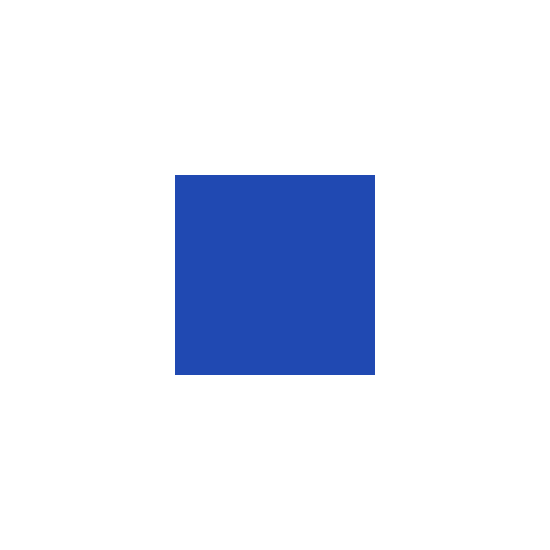
Frame 1 (no input)
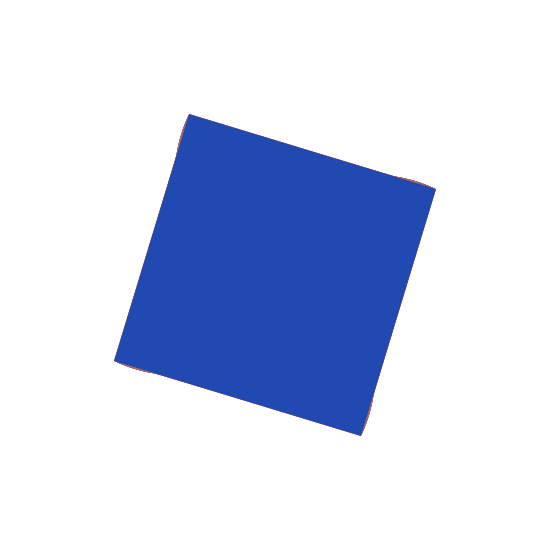
Frame 60 (the mouse pressed at the canvas centre just before this capture)
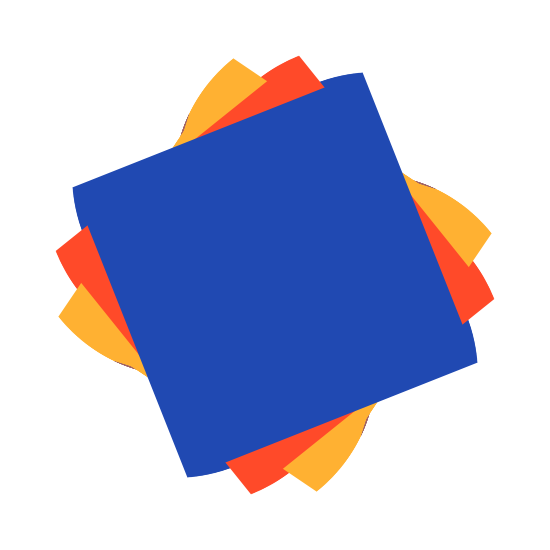
Frame 120 (the mouse held since frame 60 and released just before this capture)

The Processing sketch that drew these frames (run headless with seeded random() and noise(); from frame 60 on, the mouse is pressed at the canvas centre):

// Processing sketch: processing_160274
// ── processing_160274.pde

color c[] = {
  #FFB132, #FF4A29, #2049B2
};

float mx, my, rSize; 
float inc, div; 
boolean looping = true; 

void setup() {
  size(550, 550); 
  background(255); 
  rectMode(CENTER); 
  noStroke(); 
  smooth(); 

  mx = width/2; 
  my = height/2; 
  inc = 0;
}

void draw() {
  translate(mx, my); 

  rSize = 200 + 200 * sin(inc);    
  div = map(mouseX, 0, width, 1, 20);

  float angle = inc; 
  for (int i = 0; i < 3; i++) {
    pushMatrix(); 
    rotate(angle); 
    fill(c[i]); 
    rect(0, 0, rSize, rSize);
    popMatrix(); 
    angle += PI/div; 
  }

  inc += 0.005;
}

void mouseReleased() {
  looping = !looping; 
  if (looping) {
    loop();
  } else { 
    noLoop();
  }
}
